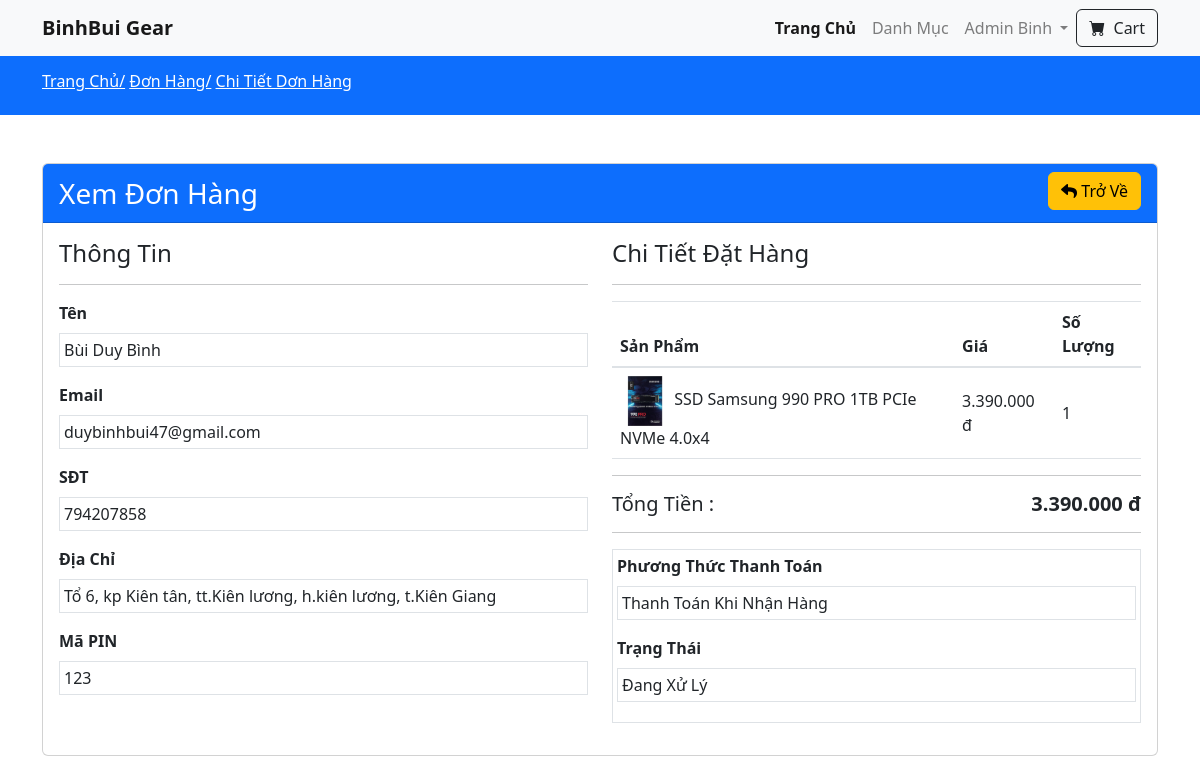
Screenshot of /view-order.php?t=madon741994207858 (signed in) with the database file from the repository.
### tables this page shows
CREATE TABLE `orders` (
  `id` int(11) NOT NULL,
  `tracking_no` varchar(255) NOT NULL,
  `user_id` int(255) NOT NULL,
  `name` varchar(255) NOT NULL,
  `email` varchar(255) NOT NULL,
  `phone` int(255) NOT NULL,
  `address` varchar(255) NOT NULL,
  `pincode` int(255) NOT NULL,
  `total_price` int(255) NOT NULL,
  `payment_mode` varchar(255) NOT NULL,
  `payment_id` varchar(255) DEFAULT NULL,
  `status` tinyint(4) NOT NULL DEFAULT 0,
  `comments` varchar(255) DEFAULT NULL,
  `created_at` timestamp NOT NULL DEFAULT current_timestamp()
);

CREATE TABLE `products` (
  `id` int(11) NOT NULL,
  `category_id` int(11) NOT NULL,
  `name` varchar(255) NOT NULL,
  `small_description` varchar(5000) NOT NULL,
  `description` varchar(5000) NOT NULL,
  `original_price` int(11) NOT NULL,
  `selling_price` int(11) NOT NULL,
  `image` varchar(255) NOT NULL,
  `qty` int(11) NOT NULL,
  `status` tinyint(4) NOT NULL,
  `trending` tinyint(4) NOT NULL,
  `meta_title` varchar(255) NOT NULL,
  `meta_description` varchar(255) NOT NULL,
  `meta_keyword` varchar(255) NOT NULL,
  `created_at` timestamp NOT NULL DEFAULT current_timestamp()
);

CREATE TABLE `order_items` (
  `id` int(11) NOT NULL,
  `order_id` int(255) NOT NULL,
  `prod_id` int(255) NOT NULL,
  `qty` int(255) NOT NULL,
  `price` int(255) NOT NULL,
  `created_at` timestamp NOT NULL DEFAULT current_timestamp()
);

### functions/userfunctions.php (called while the page is built, shortened)
<?php
include('config/dbcon.php');
function checkTrackingNovalid($trackingNo){
    global $con;
    $userId =  $_SESSION['auth_user']['user_id'];
    $query = "SELECT * FROM orders WHERE tracking_no = '$trackingNo' AND user_id = '$userId' ";
    return  mysqli_query($con, $query);
}
?>

### view-order.php (the view, shortened to what this page needs)
<?php
    include('functions/userfunctions.php');
    include('includes/header.php');
     if(isset($_GET['t'])){
        $tracking_no = $_GET['t'];
        $orderData = checkTrackingNovalid($tracking_no);
            ?>
            <?php
     }
     else{
       ?>
       <h4>Loi</h4>
       <?php
            die();
     }
    $data =mysqli_fetch_array($orderData);
?>
<div class="py-3 bg-primary">
    <div class="container">
        <h6 class="text-white">
            <a href="index.php" class="text-white">Trang Chủ/</a>
            <a href="my-orders.php" class="text-white"> Đơn Hàng/</a>
            <a href="view-order.php" class="text-white">Chi Tiết Dơn Hàng</a>
        </h6>
    </div>
</div>
<div class="py-5">
    <div class="container">
        <div class="">
            <div class="row">
                <div class="col-md-12">
                    <div class="card">
                        <div class="card-header bg-primary">
                           <span class=" text-white fs-3">Xem Đơn Hàng</span>
                           <a href="my-orders.php"class="btn btn-warning float-right"><i class="fa fa-reply"></i> Trở Về</a>
                        </div>
                        <div class="card-body">
                            <div class="row">
                                <div class="col-md-6">
                                    <h4>Thông Tin</h4><hr>
                                    <div class="row">
                                        <div class="col-md-12 mb-3">
                                        <label class="fw-bold">Tên</label>
                                            <div class="border p-1">
                                                <?= $data['name']; ?>
                                            </div>
                                        </div>
                                        <div class="col-md-12 mb-3">
                                        <label  class="fw-bold">Email</label>
                                            <div class="border p-1">
                                                <?= $data['email']; ?>
                                            </div>
                                        </div>
                                        <div class="col-md-12 mb-3">
                                        <label  class="fw-bold">SĐT</label>
                                            <div class="border p-1">
                                                <?= $data['phone']; ?>
                                            </div>
                                        </div>
                                        <div class="col-md-12 mb-3">
                                        <label class="fw-bold">Địa Chỉ</label>
                                            <div class="border p-1">
                                                <?= $data['address']; ?>
                                            </div>
                                        </div>
                                        <div class="col-md-12 mb-3">
                                        <label class="fw-bold">Mã PIN</label>
                                            <div class="border p-1">
                                                <?=  $data['pincode']; ?>
                                            </div>
                                        </div>
                                    </div>
                                </div>
                                <div class="col-md-6">
                                    <h4>Chi Tiết Đặt Hàng</h4><hr>
                                    <table class="table">
                                        <thead>
                                            <tr>
                                                <th>Sản Phẩm</th>
                                                <th>Giá</th>
                                                <th>Số Lượng</th>
                                            </tr>
                                        </thead>
                                        <tbody>
                                    <?php
                                    $userId =  $_SESSION['auth_user']['user_id'];
                                    $order_query = "SELECT p.id as oid,o.tracking_no,o.user_id,oi.*,oi.qty as orderqty,p.* FROM orders o, order_items oi,
                                    products p WHERE o.user_id ='$userId' AND oi.order_id=o.id AND p.id=oi.prod_id
                                    AND o.tracking_no= '$tracking_no' ";
                                    $order_query_run = mysqli_query($con,$order_query);
                                    if(mysqli_num_rows($order_query_run)>0){
                                        foreach($order_query_run as $item){
                                            ?>
                                            <tr>
                                                <td class="align-middle">
                                                    <img src="uploads/<?= $item['image']; ?>" width="50px" height="50px" alt="<?= $item['name']; ?>">
                                                    <?= $item['name']; ?>
                                                </td>
                                                <td class="align-middle">
                                                <?= number_format( $item['price'], 0, ',', '.') ?> đ
                                                </td>
                                                <td class="align-middle">
                                                <?= $item['orderqty']; ?>
                                                </td>
                                            </tr>
                                            <?php
                                        }
                                    }
                                    ?>
                                    </tbody>
                                    </table>
                                    <hr>
                                    <h5>Tổng Tiền : <span class="float-right fw-bold"><?= number_format( $data['total_price'], 0, ',', '.') ?> đ</span></h5><hr>
                                    <div class="border p-1 mb-3">
                                        <label class="fw-bold">Phương Thức Thanh Toán</label>
                                        <div class="border p-1 mb-3">
                                        <?= $data['payment_mode'] ?>
                                    </div>
                                        <label class="fw-bold">Trạng Thái</label>
                                        <div class="border p-1 mb-3">
                                        <?php
                                    if($data['status'] ==0){
                                        echo "Đang Xử Lý";
                                    }else if($data['status'] ==1){
                                        echo "Thành Công";
                                    }else if($data['status'] == 2){
                                        echo "Hủy Đơn Hàng";
                                    }
                                        ?>
                                    </div>
                                </div>
                            </div>
                        </div>
                    </div>
                </div>
            </div>
        </div>
    </div>
</div>
<?php include('includes/footer.php'); ?>

### rows the page displays
orders: name "Bùi Duy Bình", email "duybinhbui47@gmail.com", phone "794207858", address "Tổ 6, kp Kiên tân, tt.Kiên lương, h.kiên lương, t.Kiên Giang", pincode "123", products.image (picture), products.name "SSD Samsung 990 PRO 1TB PCIe NVMe 4.0x4", order_items.price "3.390.000", order_items.qty "1", total_price "3.390.000", payment_mode "Thanh Toán Khi Nhận Hàng"

### other values shown
$_SESSION['auth_user']['name'] "Admin Binh"
